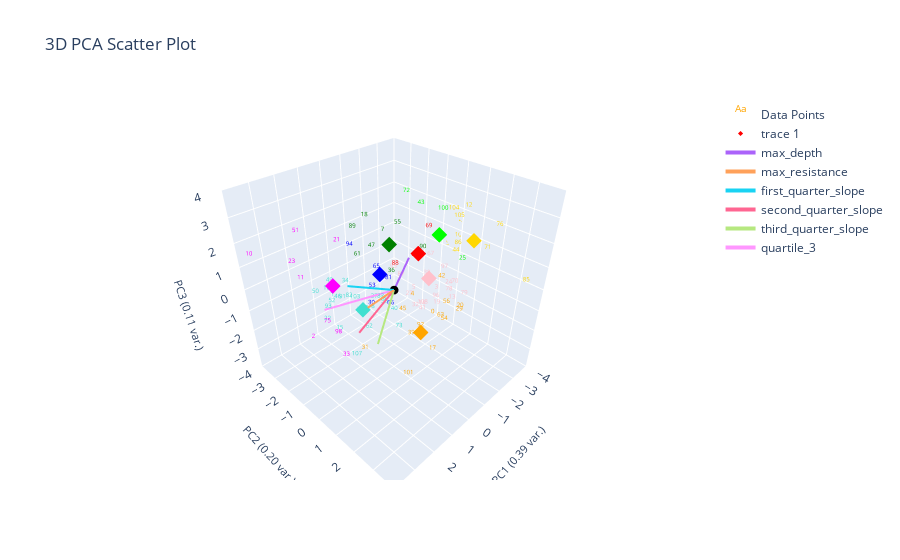

The code cell stored with this chart in its notebook:
### Markdown cell above
# Plot Pseudo Labeling w/ ES-D Removed (Pseudo Labels Not Corrected)

### Code cell
print('Uncorrected')
# find_changed_ylabel_data(marions_labeled_data_esd_removed, pseudo_data_esd_removed, ylabel_name)
# plotting.get_curve_idx_from_cluster_color('red', pseudo_data_esd_removed[f'pseudo_{ylabel_name}_nums'], pseudo_data_esd_removed.index, data_features)
# plotting.get_curve_idx_from_cluster_color('gold', pseudo_data_esd_removed[f'pseudo_{ylabel_name}_nums'], pseudo_data_esd_removed.index, data_features)
# plotting.get_curve_idx_from_cluster_color('blue', pseudo_data_esd_removed[f'pseudo_{ylabel_name}_nums'], pseudo_data_esd_removed.index, data_features)
# plotting.get_curve_idx_from_cluster_color('green', pseudo_data_esd_removed[f'pseudo_{ylabel_name}_nums'], pseudo_data_esd_removed.index, data_features)
# plotting.get_curve_idx_from_cluster_color('pink', pseudo_data_esd_removed[f'pseudo_{ylabel_name}_nums'], pseudo_data_esd_removed.index, data_features)
# plotting.get_curve_idx_from_cluster_color('turquoise', pseudo_data_esd_removed[f'pseudo_{ylabel_name}_nums'], pseudo_data_esd_removed.index, data_features)

plotting.plot_clusters_seperately(pseudo_data_esd_removed[f'pseudo_{ylabel_name}_nums'], curve_data, ylabel_name, cluster_category_names=list(ylabel_to_cluster_num.keys()), bold_idxs=marions_labeled_data_esd_removed.index)
# print(label_centroids_esd_removed)
plotting.plot_pca(pseudo_data_esd_removed, pseudo_data_esd_removed[f'pseudo_{ylabel_name}_nums'], 3, graph_title="", ylabel_name=ylabel_name, centroids=label_centroids_esd_removed,
                only_plot_cluster_labels=[])
# plotting.pca_analysis(pseudo_data_esd_removed)

### Figure 1 — Plotly figure (JSON) as saved in the notebook; plotly's stock layout.template omitted (floating-point values rounded to 4 significant figures)
{"data": [{"mode": "text", "name": "Data Points", "text": ["0", "1", "2", "3", "4", "5", "6", "7", "8", "9", "10", "11", "12", "13", "14", "15", "16", "17", "18", "19", "20", "21", "22", "23", "24", "25", "26", "27", "28", "29", "30", "31", "32", "33", "34", "35", "36", "37", "38", "39", "40", "41", "42", "43", "44", "45", "46", "47", "48", "49", "50", "51", "52", "53", "54", "55", "56", "57", "58", "59", "60", "61", "62", "63", "64", "65", "66", "67", "68", "69", "70", "71", "72", "73", "74", "75", "76", "77", "78", "79", "80", "81", "82", "83", "84", "85", "86", "87", "88", "89", "90", "91", "92", "93", "94", "95", "96", "97", "98", "99", "100", "101", "102", "103", "104", "105", "106", "107", "108", "109"], "textfont": {"color": ["orange", "turquoise", "magenta", "pink", "orange", "pink", "magenta", "green", "turquoise", "orange", "magenta", "magenta", "gold", "pink", "pink", "turquoise", "turquoise", "orange", "green", "pink", "orange", "magenta", "turquoise", "magenta", "pink", "lime", "turquoise", "pink", "turquoise", "orange", "blue", "orange", "pink", "magenta", "turquoise", "red", "green", "turquoise", "pink", "orange", "turquoise", "pink", "orange", "lime", "gold", "orange", "turquoise", "green", "gold", "turquoise", "turquoise", "magenta", "turquoise", "blue", "orange", "green", "orange", "gold", "turquoise", "turquoise", "turquoise", "green", "turquoise", "orange", "blue", "blue", "blue", "pink", "magenta", "red", "pink", "gold", "lime", "turquoise", "gold", "magenta", "gold", "turquoise", "pink", "pink", "pink", "blue", "turquoise", "turquoise", "magenta", "gold", "gold", "pink", "red", "green", "green", "turquoise", "orange", "turquoise", "blue", "pink", "pink", "pink", "magenta", "magenta", "lime", "orange", "magenta", "turquoise", "gold", "gold", "magenta", "turquoise", "pink", "gold"], "size": 6}, "type": "scatter3d", "x": [-0.3951, 1.594, 3.97, -1.047, 0.01266, -1.36, 7.305, -1.495, 0.4472, -2.047, 3.834, 2.552, -1.69, -1.617, -1.602, 3.049, 1.641, 1.152, -0.8075, -1.197, -1.139, 2.567, 2.524, 2.259, -2.782, -1.01, 0.1137, -0.82, 0.0736, -1.183, -0.1148, 2.891, -1.061, 3.466, 1.983, -1.179, -0.8482, 0.04147, -2.99, 0.4876, 0.1589, -1.581, -0.6295, -3.608, -2.04, 0.1457, 1.606, -0.755, -3.928, 1.536, 2.204, 2.213, 1.792, -0.4865, -0.3669, -2.038, -0.9684, -3.922, 0.6271, 0.5177, -0.2925, -0.3158, 1.501, -0.4442, -0.531, -1.905, 0.3991, -1.498, 6.444, -3.19, -1.776, -2.517, -0.8711, 0.5442, -3.905, 3.266, -3.104, 1.737, -2.906, -2.279, -4.513, 0.293, 0.8697, 0.6785, 4.176, -2.77, -2.507, -2.297, -1.404, 0.154, -2.491, 1.511, 0.569, 2.508, 0.8911, -1.943, -2.24, -3.081, 3.203, 4.447, -0.6885, 2.236, 5.11, 1.879, -2.037, -1.725, 7.469, 2.63, -1.474, -3.868], "y": [1.632, -1.844, 0.2656, 1.214, 0.9637, -0.2168, -0.05865, -2.168, -0.7372, 4.201, -3.443, -2.377, 1.859, 1.569, 0.06274, 0.4999, -2.063, 2.972, -2.479, 1.165, 2.304, 0.03677, -0.9372, -3.322, 0.4755, 2.286, -0.1827, 0.03562, -0.5536, 2.254, -1.46, 1.532, 0.1712, 1.286, -0.4084, -0.03902, -1.004, -1.097, -0.9211, 1.391, 0.1616, 0.07484, 1.746, -1.972, 1.236, 0.6079, -1.457, -2.067, 0.03957, -1.989, -2.014, -2.84, -1.589, -1.793, 2.211, -1.836, 1.796, -0.5064, -1.307, 0.004962, -1.059, -2.488, 0.1989, 1.973, -4.891, -3.052, 0.2179, 0.4725, -0.03207, -1.108, 1.51, 2.265, -0.2603, 0.808, 0.8429, 0.1256, 2.298, 0.2635, 0.4266, 1.645, -2.509, -0.02546, -1.685, -0.03226, 2.982, 3.873, 0.9612, -1.858, -1.337, -2.104, -0.7916, -1.306, 1.895, -0.8397, -1.424, -1.985, 0.2686, -0.039, 0.6071, -0.5039, 1.569, 2.876, 2.341, -0.0533, 0.997, 1.483, 4.073, 0.7896, 0.2052, 0.04283], "z": [-0.7089, -0.7076, -0.02764, -0.1313, -0.01319, -1.021, 0.4477, 0.8481, -1.317, 0.7351, 1.429, 0.3028, 3.253, -0.7191, -1.818, -0.07882, -0.4846, -0.6204, 1.659, -0.9505, -0.4555, 2.913, -0.8304, 0.4611, -1.13, 1.65, -0.5835, -0.9261, -1.019, -0.6741, -1.83, -0.3919, -1.556, -0.4754, 0.8601, 0.7106, -0.3343, -1.218, -1.416, -1.342, -1.075, -2.066, 0.844, 1.42, 1.085, -0.8355, -0.5871, 0.4416, 1.178, -0.1177, -0.322, 1.977, -0.7571, -1.3, -0.6763, 1.114, -0.4549, -0.113, -1.695, -0.6051, -0.3332, 0.03892, -1.132, -0.6949, 4.052, -1.577, -0.6343, 0.8289, 0.6449, 0.7823, -0.07069, 1.433, 3.37, -1.323, 0.6043, 0.1269, 2.162, -0.107, -1.573, -0.8194, -0.6245, 0.3528, -1.043, -0.312, 0.3348, 0.6638, 1.102, -1.629, -0.3818, 1.65, 0.1864, -0.5701, -0.6034, -0.221, 1.448, -1.097, -1.666, -0.7282, -0.09281, 0.8264, 3.388, -1.053, 0.2509, 0.2949, 2.731, 2.725, 0.8149, -1.364, -1.63, 0.5253]}, {"marker": {"color": ["red", "gold", "blue", "green", "pink", "turquoise", "orange", "lime", "magenta"], "size": 4, "symbol": "diamond"}, "mode": "markers", "type": "scatter3d", "x": [-1.871, -3.223, -0.1756, -1.168, -1.838, 1.498, 0.569, -2.309, 2.573], "y": [-0.5037, 1.152, -0.9604, -1.448, 0.1395, -0.09839, 1.895, 0.157, -0.312], "z": [0.6009, 1.306, 0.1798, 0.9183, -0.2714, -0.173, -0.6034, 1.535, 1.299]}, {"marker": {"color": "black", "size": 3}, "mode": "markers", "name": "Origin", "showlegend": false, "type": "scatter3d", "x": [0], "y": [0], "z": [0]}, {"line": {"width": 4}, "mode": "lines+text", "name": "max_depth", "textposition": "top center", "type": "scatter3d", "x": [0, -2.329], "y": [0, -1.423], "z": [0, -0.1887]}, {"line": {"width": 4}, "mode": "lines+text", "name": "max_resistance", "textposition": "top center", "type": "scatter3d", "x": [0, 2.124], "y": [0, 0.9001], "z": [0, 0.7966]}, {"line": {"width": 4}, "mode": "lines+text", "name": "first_quarter_slope", "textposition": "top center", "type": "scatter3d", "x": [0, 2.36], "y": [0, 0.2075], "z": [0, 1.439]}, {"line": {"width": 4}, "mode": "lines+text", "name": "second_quarter_slope", "textposition": "top center", "type": "scatter3d", "x": [0, 2.385], "y": [0, 0.7026], "z": [0, -0.2479]}, {"line": {"width": 4}, "mode": "lines+text", "name": "third_quarter_slope", "textposition": "top center", "type": "scatter3d", "x": [0, 2.161], "y": [0, 1.391], "z": [0, -0.4658]}, {"line": {"width": 4}, "mode": "lines+text", "name": "quartile_3", "textposition": "top center", "type": "scatter3d", "x": [0, 2.539], "y": [0, -0.9878], "z": [0, -0.09912]}], "layout": {"autosize": true, "scene": {"aspectmode": "cube", "xaxis": {"range": [-4, 4], "title": {"font": {"size": 11}, "text": "PC1 (0.39 var.)"}}, "yaxis": {"range": [-4, 4], "title": {"font": {"size": 11}, "text": "PC2 (0.20 var.)"}}, "zaxis": {"range": [-4, 4], "title": {"font": {"size": 11}, "text": "PC3 (0.11 var.)"}}}, "title": {"text": "3D PCA Scatter Plot"}}}
